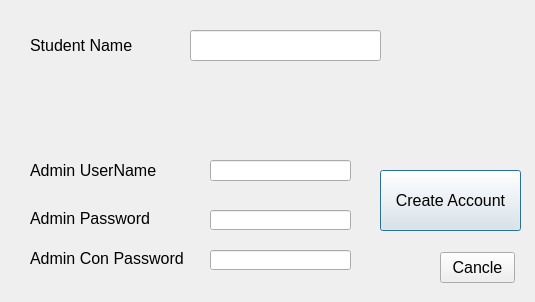
<?xml version="1.0" encoding="UTF-8"?>
<ui version="4.0">
 <class>CreateAdmin</class>
 <widget class="QDialog" name="CreateAdmin">
  <property name="geometry">
   <rect>
    <x>0</x>
    <y>0</y>
    <width>535</width>
    <height>302</height>
   </rect>
  </property>
  <property name="font">
   <font>
    <pointsize>12</pointsize>
   </font>
  </property>
  <property name="windowTitle">
   <string>Dialog</string>
  </property>
  <widget class="QLabel" name="label">
   <property name="geometry">
    <rect>
     <x>30</x>
     <y>30</y>
     <width>131</width>
     <height>31</height>
    </rect>
   </property>
   <property name="text">
    <string>Student Name</string>
   </property>
  </widget>
  <widget class="QLineEdit" name="lEStudentName">
   <property name="geometry">
    <rect>
     <x>190</x>
     <y>30</y>
     <width>191</width>
     <height>31</height>
    </rect>
   </property>
  </widget>
  <widget class="QLabel" name="label_2">
   <property name="geometry">
    <rect>
     <x>30</x>
     <y>160</y>
     <width>131</width>
     <height>21</height>
    </rect>
   </property>
   <property name="font">
    <font>
     <pointsize>12</pointsize>
    </font>
   </property>
   <property name="text">
    <string>Admin UserName</string>
   </property>
  </widget>
  <widget class="QLabel" name="label_3">
   <property name="geometry">
    <rect>
     <x>30</x>
     <y>210</y>
     <width>121</width>
     <height>16</height>
    </rect>
   </property>
   <property name="font">
    <font>
     <pointsize>12</pointsize>
    </font>
   </property>
   <property name="text">
    <string>Admin Password</string>
   </property>
  </widget>
  <widget class="QLabel" name="label_4">
   <property name="geometry">
    <rect>
     <x>30</x>
     <y>250</y>
     <width>161</width>
     <height>16</height>
    </rect>
   </property>
   <property name="text">
    <string>Admin Con Password</string>
   </property>
  </widget>
  <widget class="QLineEdit" name="lEAdminUserName">
   <property name="geometry">
    <rect>
     <x>210</x>
     <y>160</y>
     <width>141</width>
     <height>21</height>
    </rect>
   </property>
  </widget>
  <widget class="QLineEdit" name="lEAdminPassword">
   <property name="geometry">
    <rect>
     <x>210</x>
     <y>210</y>
     <width>141</width>
     <height>20</height>
    </rect>
   </property>
   <property name="echoMode">
    <enum>QLineEdit::Password</enum>
   </property>
  </widget>
  <widget class="QLineEdit" name="lEAdminconformPassowrd">
   <property name="geometry">
    <rect>
     <x>210</x>
     <y>250</y>
     <width>141</width>
     <height>20</height>
    </rect>
   </property>
   <property name="echoMode">
    <enum>QLineEdit::Password</enum>
   </property>
  </widget>
  <widget class="QPushButton" name="pBCreateAdmin">
   <property name="geometry">
    <rect>
     <x>380</x>
     <y>170</y>
     <width>141</width>
     <height>61</height>
    </rect>
   </property>
   <property name="text">
    <string>Create Account</string>
   </property>
  </widget>
  <widget class="QPushButton" name="pushButton_2">
   <property name="geometry">
    <rect>
     <x>440</x>
     <y>252</y>
     <width>75</width>
     <height>31</height>
    </rect>
   </property>
   <property name="text">
    <string>Cancle</string>
   </property>
  </widget>
 </widget>
 <resources/>
 <connections>
  <connection>
   <sender>pushButton_2</sender>
   <signal>clicked()</signal>
   <receiver>CreateAdmin</receiver>
   <slot>close()</slot>
   <hints>
    <hint type="sourcelabel">
     <x>498</x>
     <y>270</y>
    </hint>
    <hint type="destinationlabel">
     <x>671</x>
     <y>270</y>
    </hint>
   </hints>
  </connection>
 </connections>
</ui>
